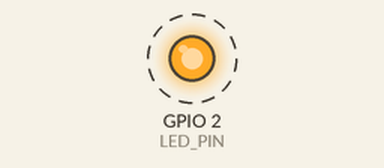
Recording of a sketch running on a simulated ESP32. Shown: output pins drawn as LEDs (lit = HIGH). Dashed ring = blinking. WiFi joins after 1.5 s; servers stay silent unless stated; what the sketch prints to the serial monitor is not drawn.

Above: at 2.0 s.
Timing chart, 0 to 6.1 s (numbered marks = the images above):
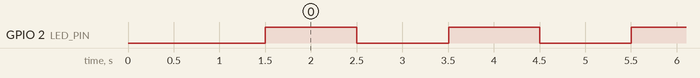

The sketch:

wifi.ino
```cpp
#include <WiFi.h>
#include <WiFiUdp.h>

const char* ssid = "08 307";
const char* password = "coolR0bots13!";

const int LED_PIN = 2;
const int UDP_PORT = 4210;

WiFiUDP udp;

unsigned long timeOn = 1000;
unsigned long timeOff = 1000;

unsigned long previousMillis = 0;
bool ledState = false;

void setup() {
    Serial.begin(115200);

    pinMode(LED_PIN, OUTPUT);
    digitalWrite(LED_PIN, LOW);

    WiFi.mode(WIFI_STA);
    WiFi.begin(ssid, password);

    Serial.print("Connecting to Wi-Fi");

    while (WiFi.status() != WL_CONNECTED) {
        delay(500);
        Serial.print(".");
    }

    Serial.println();
    Serial.println("Connected!");
    Serial.print("ESP32 IP: ");
    Serial.println(WiFi.localIP());

    udp.begin(UDP_PORT);

    Serial.print("Listening on UDP port ");
    Serial.println(UDP_PORT);
}

void loop() {
    // -----------------------------
    // Check for commands from PC
    // -----------------------------

    int packetSize = udp.parsePacket();

    if (packetSize > 0) {
        char buffer[128];

        int len = udp.read(buffer, sizeof(buffer) - 1);

        if (len > 0) {
            buffer[len] = '\0';
        }

        Serial.print("Received: ");
        Serial.println(buffer);

        // Expected format:
        // timeOn,timeOff
        //
        // Example:
        // 1000,2000

        char* comma = strchr(buffer, ',');

        if (comma != nullptr) {
            *comma = '\0';

            unsigned long newTimeOn = strtoul(buffer, nullptr, 10);
            unsigned long newTimeOff = strtoul(comma + 1, nullptr, 10);

            if (newTimeOn > 0 && newTimeOff > 0) {
                timeOn = newTimeOn;
                timeOff = newTimeOff;

                Serial.print("New ON time: ");
                Serial.println(timeOn);

                Serial.print("New OFF time: ");
                Serial.println(timeOff);
            }
        }
    }

    // -----------------------------
    // LED timing
    // -----------------------------

    unsigned long currentMillis = millis();

    unsigned long interval;

    if (ledState) {
        interval = timeOn;
    } else {
        interval = timeOff;
    }

    if (currentMillis - previousMillis >= interval) {
        previousMillis = currentMillis;

        ledState = !ledState;

        digitalWrite(
            LED_PIN,
            ledState ? HIGH : LOW
        );
    }
}
```

Measured:
- by itself, GPIO 2 (LED_PIN): alternates HIGH for 1.0 s and LOW for 1.0 s
